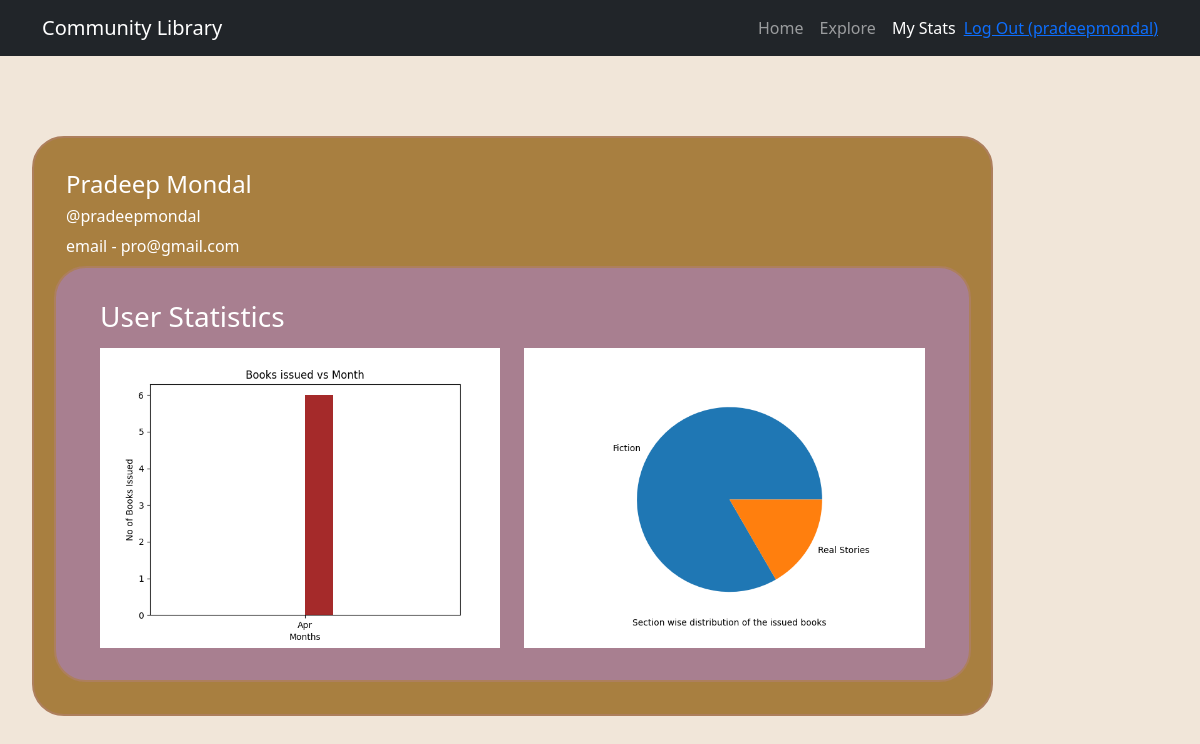
The app's page /my_stats (signed in) with its own data.
### application/models.py (models this page shows)
class Users(db.Model):
    __tablename__ = 'users'
    username = db.Column(db.String, db.ForeignKey('auth.username'), primary_key = True)
    f_name = db.Column(db.String, nullable = False)
    l_name = db.Column(db.String)
    email = db.Column(db.String, unique = True, nullable = False)
    search_name = db.Column(db.String, nullable = False)

### application/controllers.py (the view)
@app.route('/my_stats', methods = ['GET', 'POST'])
def user_my_stats():
    if request.method == 'GET':
        if session.get('user_logged_in'):
            username = session.get('user_logged_in')
            user = db.session.query(Users).filter(Users.username == username).first()
            my_issue_history = db.session.query(Book_Issue_History).filter(Book_Issue_History.username == username).all()
            my_issue_dates = [issue.issue_date for issue in my_issue_history]
            create_user_bar_graph(my_issue_history, my_issue_dates, username)
            return render_template('user/my_stats.html', username = username, user = user)
        else:
            return redirect(url_for('user_login'))

### templates/user/my_stats.html (shortened to what this page needs)
<!doctype html>
<html lang="en">
<head>
    <link href="https://cdn.jsdelivr.net/npm/bootstrap@5.3.3/dist/css/bootstrap.min.css" rel="stylesheet"
>
    <link rel="stylesheet" href="/static/styles/user/my_stats.css">
</head>
<body>
<nav class="navbar navbar-expand-lg navbar-dark bg-dark">
<div class="container">
  <a class="navbar-brand" id = 'navbar-brand' onclick="window.location.href='/home'">Community Library</a>
  <div class="collapse navbar-collapse" id="navbarNav">
    <ul class="navbar-nav ms-auto">
      <li class="nav-item active" id = 'navbar-home'>
        <a class="nav-link" onclick="window.location.href='/home'">Home</a>
      </li>
      <li class="nav-item active" id = 'navbar-explore'>
        <a class="nav-link" onclick="window.location.href='/explore_books'">Explore</a>
      </li>
      <li class="nav-item" id = 'navbar-my-stats'>
        <a class="nav-link" onclick="window.location.href='/my_stats'">My Stats</a>
      </li>
    </ul>
      <div class = "logout-section my-2 my-lg-0">
          <a class = "my-2 my-sm-0" href="/logout">Log Out ({{ username }})</a>
      </div>
  </div>
</div>
</nav>
<div class="container-body">
        <div class="grid new-book-box outer-box">
            <div class="row">
                <div class="col">
                    <h4 class="form-label ">{{ user.f_name }} {{ user.l_name }}</h4>
                    <h6 class="form-label ">@{{ user.username }}</h6>
                    <label class="form-label ">email - {{ user.email }}</label><br/>
                </div >
            </div>
            <div class="row new-book-box inner-box">
                <h3>User Statistics</h3><br/><br/>
                <img class = "col" src='/static/charts/users/{{ user.username }}_hist.png' style="width: 20rem"><br/>
                <img class = "col" src='/static/charts/users/{{ user.username }}_pie.png' style="width: 20rem"><br/>
            </div>
        </div>
</div>
</body>
</html>

### static/styles/user/my_stats.css (style rules this page uses)
#navbar-brand, #navbar-home, #navbar-explore, #navbar-my-stats { cursor: pointer; }
#navbar-my-stats a { color: white; }
body { background-color: #F1E6D9; height: 100vh; }
.container-body { width: max-content; height: max-content; margin: auto 2rem; padding-top: 5rem; }
.new-book-box { border: 2px solid #AD7F5D;; padding: 2rem; border-radius: 2rem; }
.outer-box { color: white; background-color: #A87F40; }
.inner-box { background-color: #A87F90; }

### records on screen
Users: f_name "Pradeep", l_name "Mondal", username "pradeepmondal", email "pro@gmail.com", username (picture)

### other values on screen
{{ username }} "pradeepmondal"
